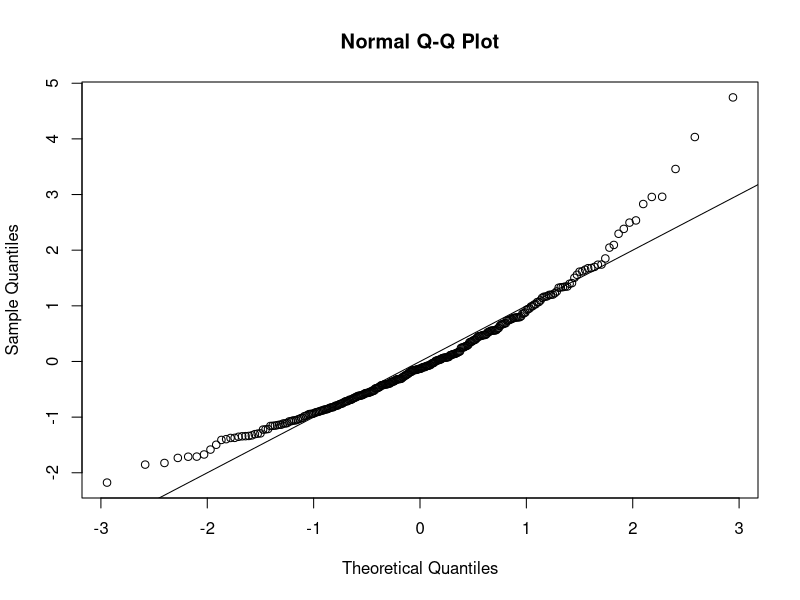
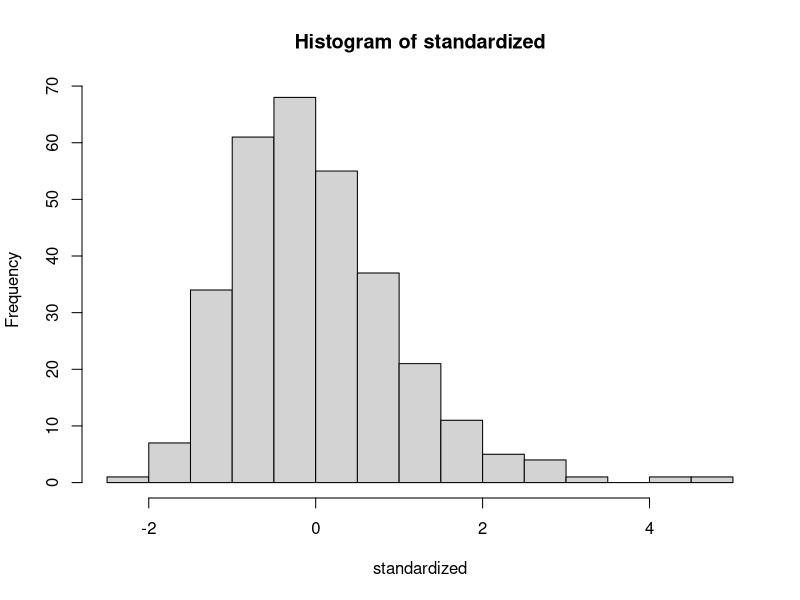
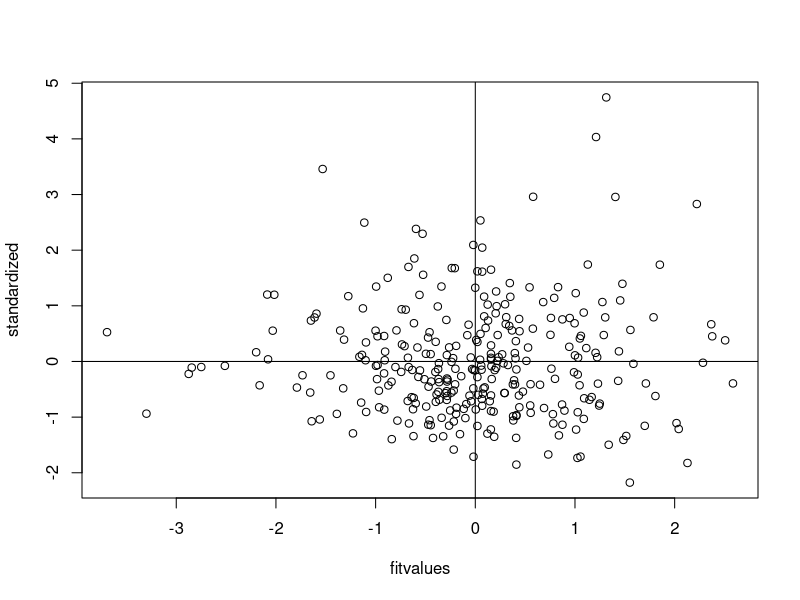

The R source for these figures, in order: (Note: this script raises an error after producing the figures.)
setwd("E:/GA/Scales")
master = read.csv("Meaning_Scales_OrientationToHappiness_RR_RN_Paper.csv")
summary(master)

####DATA SCREENING####

##Missing Data##
library(mice)
percentmiss = function(x){ sum(is.na(x))/length(x) *100 }

##Going by rows ONLY
notypos = master
missing = apply(notypos[ , 3:20], 1, percentmiss) 
table(missing)

##replace only the data that you should
replacepeople = notypos[ missing <= 5 , ]  
dontpeople = notypos[ missing > 5 , ]

##figure out the columns to exclude (survey data)
apply(replacepeople, 2, percentmiss)
replacecolumn = replacepeople[ , -c(1,2,21)]
dontcolumn = replacepeople[ , c(1,2,21)]

nomiss = replacepeople

##Outliers##
mahal = mahalanobis(nomiss[ , -c(1,2,21)], 
                    colMeans(nomiss[ , -c(1,2,21)], na.rm = TRUE),
                    cov(nomiss[ , -c(1,2,21)], use="pairwise.complete.obs"))

cutoff = qchisq(.999,ncol(nomiss[ , -c(1,2,21)])) 
summary(mahal < cutoff)
noout = nomiss[ mahal < cutoff, ]

##additivity: correlations
correlations = cor(noout[,-c(1,2,21)], use="pairwise.complete.obs")
symnum(correlations)

##make the random stuff
random = rchisq(nrow(noout), 7)
##be sure here not to include the ID columns!
fake = lm(random~., data=noout[ , -c(1:2,21)])

##get the linearity plot
##create the standardized residuals
standardized = rstudent(fake)
qqnorm(standardized)
abline(0,1)

##multivariate normality
hist(standardized, breaks=15)

##homogeneity and homoscedaticity
fitvalues = scale(fake$fitted.values)
plot(fitvalues, standardized) 
abline(0,0)
abline(v = 0)

##Scored
Meaning <- rowMeans(noout[, c(4,7,13,14,16,19)])
Meaning

Engage <- rowMeans(noout[, c(5,10,15,17,18,20)])
Engage

Pleasure <- rowMeans(noout[, c(3,6,8,9,11,12)])
Pleasure

##CFA with internal + external + noout datasets / need to drop paper
nooutnop = subset(noout, Source < 2)
nomissnop = subset(nomiss, Source < 2)

notrandom = subset(nomissnop, Source == 0)
random = subset(nomissnop, Source == 1)

library(lavaan)
overallmodel = '
MN =~ Q81_2 + Q81_5 + Q81_11 + Q81_12 + Q81_14 + Q81_17 
EG =~ Q81_3 + Q81_8 + Q81_13 + Q81_15 + Q81_16 + Q81_18
PL =~ Q81_1 + Q81_4 + Q81_6 + Q81_7 + Q81_9 + Q81_10
'
##fit for overall (excluding paper)
overall.fit = cfa(model = overallmodel, 
                  data = nomissnop, 
                  meanstructure = TRUE)

summary(overall.fit, 
        standardized=TRUE, 
        rsquare=TRUE, 
        fit.measure = TRUE) ##no heywood cases

##fit for random 
random.fit = cfa(overallmodel, 
                 data = random, 
                 meanstructure = TRUE)
summary(random.fit, 
        standardized = TRUE, 
        rsquare = TRUE, 
        fit.measure = TRUE)

fitMeasures(random.fit) ##Dr. B, is this line of code necessary?

##fit for not random 
notrandom.fit = cfa(overallmodel, 
                    data = notrandom, 
                    meanstructure = TRUE)
summary(notrandom.fit, 
        standardized = TRUE, 
        rsquare = TRUE, 
        fit.measure = TRUE)

##invariances 
library(semTools)
multisteps = measurementInvariance(overallmodel, 
                                   data = nomissnop, 
                                   group = 'Source', 
                                   strict = T)

fitmeasures(multisteps)
fitMeasures(multisteps$fit.configural)
fitMeasures(multisteps$fit.loadings)
fitMeasures(multisteps$fit.intercepts)
fitMeasures(multisteps$fit.residuals)
fitMeasures(multisteps$fit.means)

##Broke down at Scalar Level

##partials f/residuals
partial = partialInvariance(multisteps, 
                            type = "intercepts")

interceptssfree = partial$results
multisteps2 = measurementInvariance(overallmodel, 
                                    data = nomissnop, 
                                    group = "Source",
                                    strict = T,
                                    group.partial = c(Q81_9~1))

##Allow for question 9 to vary 
